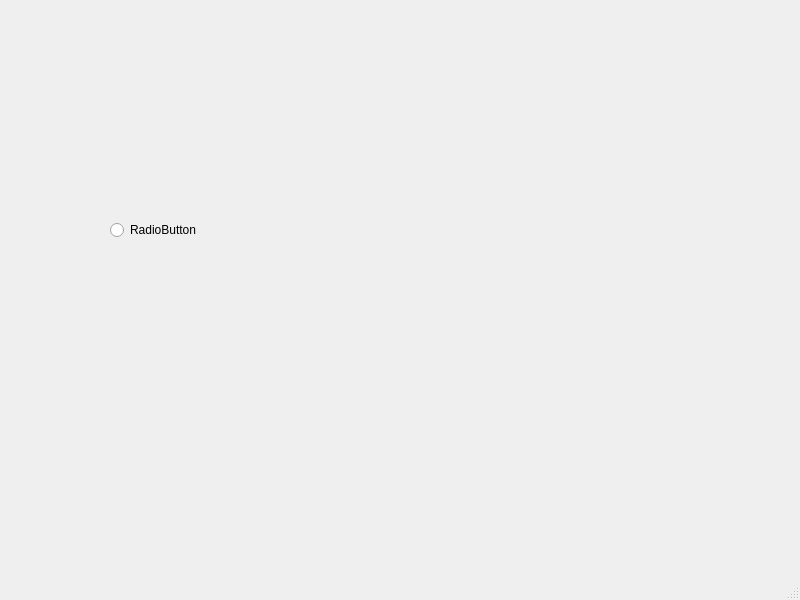
<?xml version="1.0" encoding="UTF-8"?>
<ui version="4.0">
 <class>MainWindow</class>
 <widget class="QMainWindow" name="MainWindow">
  <property name="geometry">
   <rect>
    <x>0</x>
    <y>0</y>
    <width>800</width>
    <height>600</height>
   </rect>
  </property>
  <property name="windowTitle">
   <string>MainWindow</string>
  </property>
  <widget class="QWidget" name="centralwidget">
   <widget class="QRadioButton" name="radioButton">
    <property name="geometry">
     <rect>
      <x>110</x>
      <y>220</y>
      <width>95</width>
      <height>20</height>
     </rect>
    </property>
    <property name="text">
     <string>RadioButton</string>
    </property>
   </widget>
  </widget>
  <widget class="QMenuBar" name="menubar">
   <property name="geometry">
    <rect>
     <x>0</x>
     <y>0</y>
     <width>800</width>
     <height>26</height>
    </rect>
   </property>
  </widget>
  <widget class="QStatusBar" name="statusbar"/>
 </widget>
 <resources/>
 <connections/>
</ui>
